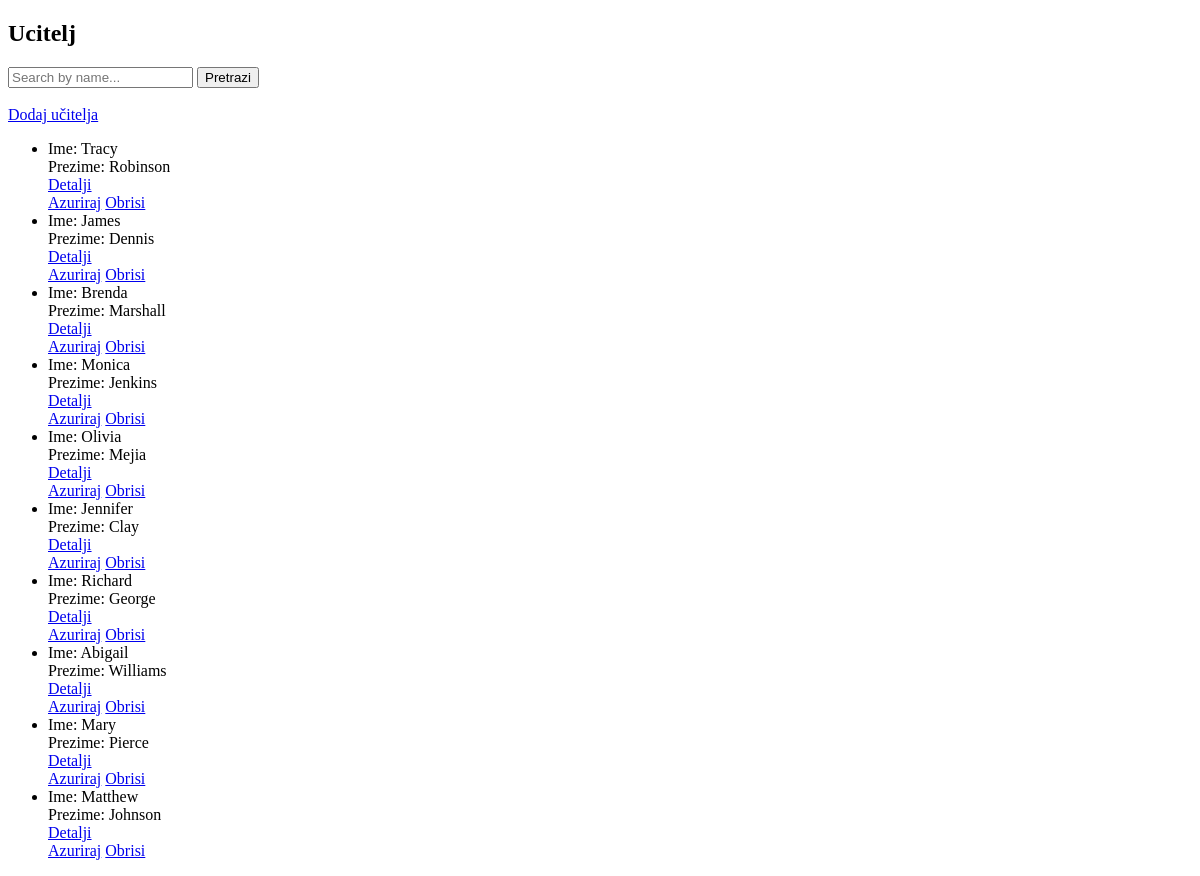
/ucitelj/, run on an earlier commit of the app's database.
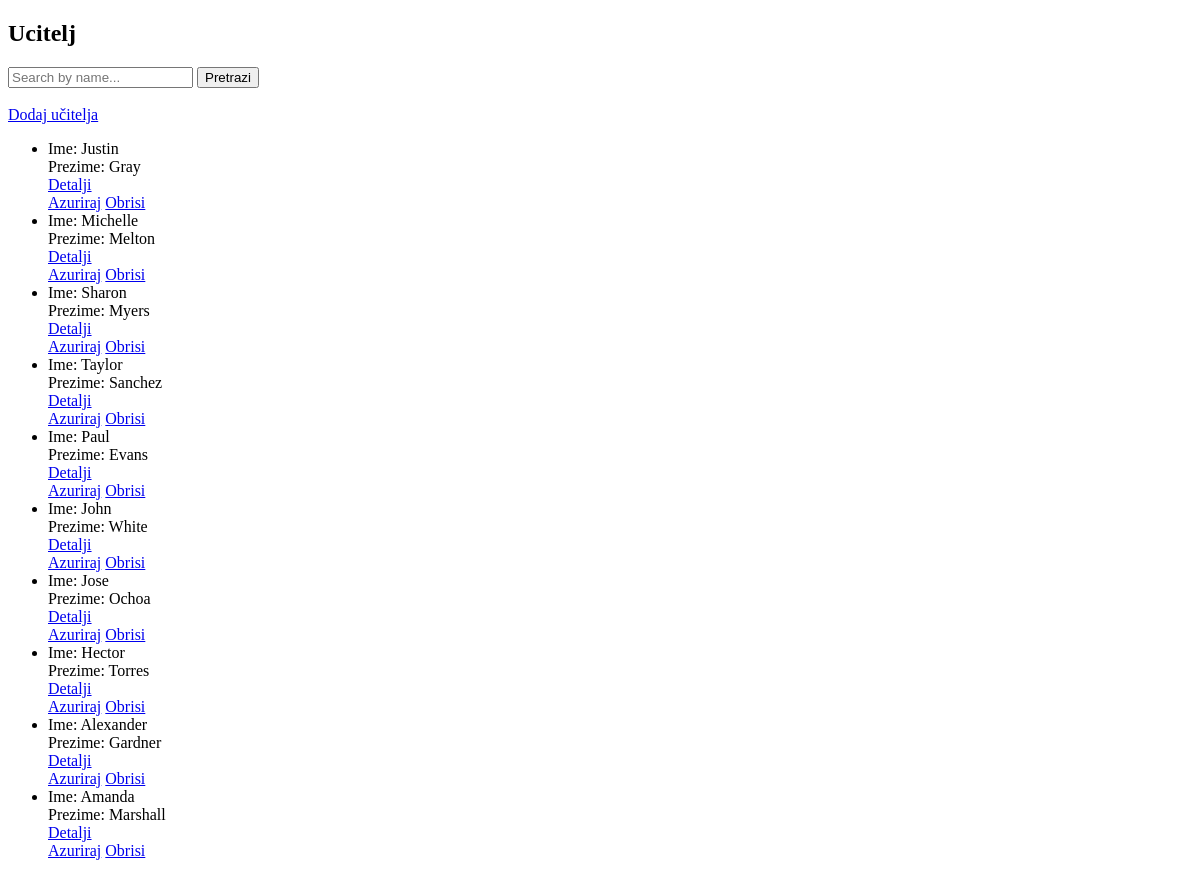
And on a later commit of the database.
### main/models.py (models this page shows, shortened)
class Ucitelj(models.Model):
    ucitelj_ime = models.CharField(max_length=30)
    ucitelj_prezime = models.CharField(max_length=30)
    ucitelj_email = models.EmailField()
    ucitelj_broj_sati = models.CharField(max_length=15)

### main/views.py (the view)
# urls.py: path('ucitelj/', UciteljList.as_view(), name='ucitelj_list' ),
class UciteljList(ListView):
    model = Ucitelj
    template_name = 'ucitelj_list.html'
    def get_queryset(self):
        queryset = super().get_queryset()
        query = self.request.GET.get('q')
        if query:
            queryset = queryset.filter(ucitelj_ime__icontains=query)
        return queryset

### main/templates/main/ucitelj_list.html (shortened to what this page needs)
<!DOCTYPE html>
<html lang="en">
<head>
</head>
<body>
    {% block content %}
    <h2>Ucitelj</h2>
    <form method="GET" action="">
        <input type="text" name="q" placeholder="Search by name..." value="{{ request.GET.q }}">
        <button type="submit">Pretrazi</button>
        <br>
        <br>
        <a href="{% url 'main:adduc' %}">Dodaj učitelja</a>
    <ul>
        {% for ucitelj in object_list %}
            <li>
                Ime: {{ ucitelj.ucitelj_ime }}<br>
                Prezime: {{ ucitelj.ucitelj_prezime }} <br>
                <a href="{% url 'main:ucitelj_detail' ucitelj.id %}">
                    Detalji </a>
            </li>
            <a href="{% url 'main:updateuc' ucitelj.pk %}">Azuriraj</a>
            <a href="{% url 'main:deleteuc' ucitelj.pk %}">Obrisi</a>
        {% endfor %}
    </ul>
{% endblock %}
</body>
</html>

What changed in the data, as far as the page shows it:
removed Ucitelj: ucitelj_ime "Tracy", ucitelj_prezime "Robinson"
removed Ucitelj: ucitelj_ime "James", ucitelj_prezime "Dennis"
removed Ucitelj: ucitelj_ime "Brenda", ucitelj_prezime "Marshall"
removed Ucitelj: ucitelj_ime "Monica", ucitelj_prezime "Jenkins"
removed Ucitelj: ucitelj_ime "Olivia", ucitelj_prezime "Mejia"
removed Ucitelj: ucitelj_ime "Jennifer", ucitelj_prezime "Clay"
removed Ucitelj: ucitelj_ime "Richard", ucitelj_prezime "George"
removed Ucitelj: ucitelj_ime "Abigail", ucitelj_prezime "Williams"
removed Ucitelj: ucitelj_ime "Mary", ucitelj_prezime "Pierce"
removed Ucitelj: ucitelj_ime "Matthew", ucitelj_prezime "Johnson"
added Ucitelj: ucitelj_ime "Justin", ucitelj_prezime "Gray"
added Ucitelj: ucitelj_ime "Michelle", ucitelj_prezime "Melton"
added Ucitelj: ucitelj_ime "Sharon", ucitelj_prezime "Myers"
added Ucitelj: ucitelj_ime "Taylor", ucitelj_prezime "Sanchez"
added Ucitelj: ucitelj_ime "Paul", ucitelj_prezime "Evans"
added Ucitelj: ucitelj_ime "John", ucitelj_prezime "White"
added Ucitelj: ucitelj_ime "Jose", ucitelj_prezime "Ochoa"
added Ucitelj: ucitelj_ime "Hector", ucitelj_prezime "Torres"
added Ucitelj: ucitelj_ime "Alexander", ucitelj_prezime "Gardner"
added Ucitelj: ucitelj_ime "Amanda", ucitelj_prezime "Marshall"
